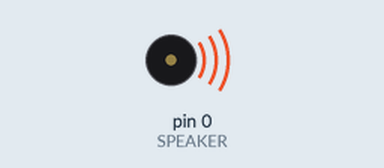
The sketch below on a simulated Teensy 4. Parts: buzzer (waves = sounding).

Above: at 0.7 s.
Timing chart, 0 to 23.4 s (numbered marks = the images above):
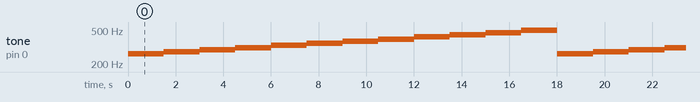

Measured:
- by itself, tone on pin 0 (SPEAKER): repeats every 18.0 s: 277 Hz 1.5 s, 294 Hz 1.5 s, 311 Hz 1.5 s, 330 Hz 1.5 s, 349 Hz 1.5 s, 370 Hz 1.5 s, 392 Hz 1.5 s, 415 Hz 1.5 s, 440 Hz 1.5 s, 466 Hz 1.5 s, 494 Hz 1.5 s, 262 Hz 1.5 s

The sketch:

INterrupt_problem_4.ino
```cpp
#include <IntervalTimer.h>

const unsigned int SPEAKER = 0;

const int notes[] = {262, 277, 294, 311, 330, 349, 370, 392, 415, 440, 466, 494};   // Desired Hz's
int noteIndex = 0;
bool noteState = true;

IntervalTimer timer;

void timerCallback() {
  static unsigned long noteDuration = 0;
  static const unsigned long notePlayTime = 2000;
  static const unsigned long pauseTime = 1000;

  if(noteState) {
    if(noteDuration < notePlayTime) {
      if(noteDuration == 0)
        tone(SPEAKER, notes[noteIndex]);

      noteDuration++;
    } else {
      noTone(SPEAKER);
      noteDuration = 0;
      noteState = false;
    }
  } else {
    if(noteDuration < pauseTime) {
      noteDuration++;
    } else {
      noteDuration = 0;
      noteState = true;
      noteIndex = (noteIndex + 1) % 12;
    }
  }
}

void setup() {
  pinMode(SPEAKER, OUTPUT);

  timer.begin(timerCallback, 500);
}

void loop() {

}
```
